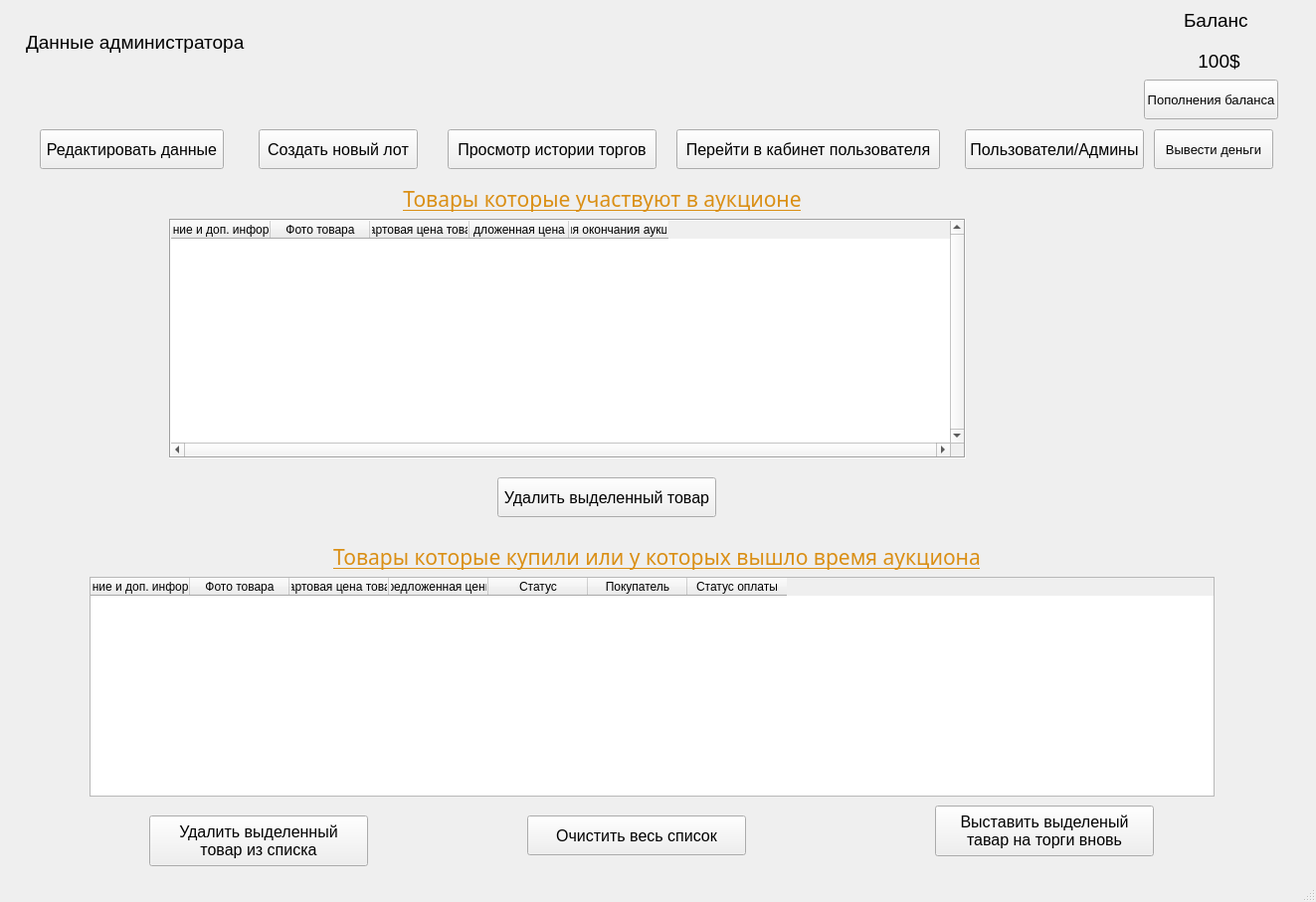
<?xml version="1.0" encoding="UTF-8"?>
<ui version="4.0">
 <class>MainWindow</class>
 <widget class="QMainWindow" name="MainWindow">
  <property name="geometry">
   <rect>
    <x>0</x>
    <y>0</y>
    <width>1323</width>
    <height>907</height>
   </rect>
  </property>
  <property name="cursor">
   <cursorShape>WaitCursor</cursorShape>
  </property>
  <property name="windowTitle">
   <string>MainWindow</string>
  </property>
  <property name="iconSize">
   <size>
    <width>50</width>
    <height>50</height>
   </size>
  </property>
  <property name="dockOptions">
   <set>QMainWindow::AllowTabbedDocks|QMainWindow::AnimatedDocks</set>
  </property>
  <widget class="QWidget" name="centralwidget">
   <widget class="QLabel" name="label">
    <property name="geometry">
     <rect>
      <x>26</x>
      <y>22</y>
      <width>371</width>
      <height>41</height>
     </rect>
    </property>
    <property name="text">
     <string>&lt;html&gt;&lt;head/&gt;&lt;body&gt;&lt;p&gt;&lt;span style=&quot; font-size:14pt;&quot;&gt;Данные администратора&lt;/span&gt;&lt;/p&gt;&lt;/body&gt;&lt;/html&gt;</string>
    </property>
   </widget>
   <widget class="QPushButton" name="pushButton">
    <property name="geometry">
     <rect>
      <x>40</x>
      <y>130</y>
      <width>185</width>
      <height>40</height>
     </rect>
    </property>
    <property name="font">
     <font>
      <family>MS Shell Dlg 2</family>
      <pointsize>12</pointsize>
     </font>
    </property>
    <property name="text">
     <string>Редактировать данные</string>
    </property>
    <property name="iconSize">
     <size>
      <width>16</width>
      <height>16</height>
     </size>
    </property>
    <property name="checkable">
     <bool>false</bool>
    </property>
   </widget>
   <widget class="QPushButton" name="pushButton_2">
    <property name="geometry">
     <rect>
      <x>260</x>
      <y>130</y>
      <width>160</width>
      <height>40</height>
     </rect>
    </property>
    <property name="font">
     <font>
      <pointsize>12</pointsize>
     </font>
    </property>
    <property name="text">
     <string>Создать новый лот</string>
    </property>
   </widget>
   <widget class="QPushButton" name="pushButton_3">
    <property name="geometry">
     <rect>
      <x>450</x>
      <y>130</y>
      <width>210</width>
      <height>40</height>
     </rect>
    </property>
    <property name="font">
     <font>
      <pointsize>12</pointsize>
     </font>
    </property>
    <property name="text">
     <string>Просмотр истории торгов</string>
    </property>
   </widget>
   <widget class="QPushButton" name="pushButton_4">
    <property name="geometry">
     <rect>
      <x>680</x>
      <y>130</y>
      <width>265</width>
      <height>40</height>
     </rect>
    </property>
    <property name="font">
     <font>
      <pointsize>12</pointsize>
     </font>
    </property>
    <property name="text">
     <string>Перейти в кабинет пользователя</string>
    </property>
   </widget>
   <widget class="QPushButton" name="pushButton_5">
    <property name="geometry">
     <rect>
      <x>970</x>
      <y>130</y>
      <width>180</width>
      <height>40</height>
     </rect>
    </property>
    <property name="font">
     <font>
      <pointsize>12</pointsize>
     </font>
    </property>
    <property name="text">
     <string>Пользователи/Админы</string>
    </property>
   </widget>
   <widget class="QLabel" name="label_2">
    <property name="geometry">
     <rect>
      <x>1190</x>
      <y>0</y>
      <width>71</width>
      <height>41</height>
     </rect>
    </property>
    <property name="text">
     <string>&lt;html&gt;&lt;head/&gt;&lt;body&gt;&lt;p&gt;&lt;span style=&quot; font-size:14pt;&quot;&gt;Баланс&lt;/span&gt;&lt;/p&gt;&lt;/body&gt;&lt;/html&gt;</string>
    </property>
   </widget>
   <widget class="QPushButton" name="pushButton_6">
    <property name="geometry">
     <rect>
      <x>1150</x>
      <y>80</y>
      <width>135</width>
      <height>40</height>
     </rect>
    </property>
    <property name="font">
     <font>
      <pointsize>10</pointsize>
     </font>
    </property>
    <property name="text">
     <string>Пополнения баланса</string>
    </property>
   </widget>
   <widget class="QPushButton" name="pushButton_7">
    <property name="geometry">
     <rect>
      <x>1160</x>
      <y>130</y>
      <width>120</width>
      <height>40</height>
     </rect>
    </property>
    <property name="font">
     <font>
      <pointsize>10</pointsize>
     </font>
    </property>
    <property name="text">
     <string>Вывести деньги</string>
    </property>
   </widget>
   <widget class="QLabel" name="label_3">
    <property name="geometry">
     <rect>
      <x>1190</x>
      <y>50</y>
      <width>71</width>
      <height>21</height>
     </rect>
    </property>
    <property name="text">
     <string>&lt;html&gt;&lt;head/&gt;&lt;body&gt;&lt;p align=&quot;center&quot;&gt;&lt;span style=&quot; font-size:14pt;&quot;&gt;100$&lt;/span&gt;&lt;/p&gt;&lt;/body&gt;&lt;/html&gt;</string>
    </property>
   </widget>
   <widget class="QLabel" name="label_4">
    <property name="geometry">
     <rect>
      <x>360</x>
      <y>180</y>
      <width>491</width>
      <height>41</height>
     </rect>
    </property>
    <property name="font">
     <font>
      <family>Segoe Script</family>
      <pointsize>16</pointsize>
      <weight>50</weight>
      <italic>false</italic>
      <bold>false</bold>
      <underline>true</underline>
      <strikeout>false</strikeout>
     </font>
    </property>
    <property name="cursor">
     <cursorShape>ArrowCursor</cursorShape>
    </property>
    <property name="tabletTracking">
     <bool>false</bool>
    </property>
    <property name="text">
     <string>&lt;html&gt;&lt;head/&gt;&lt;body&gt;&lt;p align=&quot;center&quot;&gt;&lt;span style=&quot; color:#da8f15;&quot;&gt;Товары которые участвуют в аукционе&lt;/span&gt;&lt;/p&gt;&lt;/body&gt;&lt;/html&gt;</string>
    </property>
   </widget>
   <widget class="QTableWidget" name="tableWidget">
    <property name="geometry">
     <rect>
      <x>170</x>
      <y>220</y>
      <width>801</width>
      <height>241</height>
     </rect>
    </property>
    <property name="font">
     <font>
      <weight>50</weight>
      <italic>false</italic>
      <bold>false</bold>
      <underline>false</underline>
      <strikeout>false</strikeout>
      <stylestrategy>PreferDefault</stylestrategy>
      <kerning>true</kerning>
     </font>
    </property>
    <property name="mouseTracking">
     <bool>false</bool>
    </property>
    <property name="tabletTracking">
     <bool>false</bool>
    </property>
    <property name="focusPolicy">
     <enum>Qt::ClickFocus</enum>
    </property>
    <property name="acceptDrops">
     <bool>false</bool>
    </property>
    <property name="toolTip">
     <string/>
    </property>
    <property name="toolTipDuration">
     <number>-1</number>
    </property>
    <property name="statusTip">
     <string/>
    </property>
    <property name="whatsThis">
     <string/>
    </property>
    <property name="accessibleName">
     <string/>
    </property>
    <property name="accessibleDescription">
     <string/>
    </property>
    <property name="layoutDirection">
     <enum>Qt::LeftToRight</enum>
    </property>
    <property name="autoFillBackground">
     <bool>false</bool>
    </property>
    <property name="styleSheet">
     <string notr="true"/>
    </property>
    <property name="frameShape">
     <enum>QFrame::Box</enum>
    </property>
    <property name="verticalScrollBarPolicy">
     <enum>Qt::ScrollBarAlwaysOn</enum>
    </property>
    <property name="horizontalScrollBarPolicy">
     <enum>Qt::ScrollBarAlwaysOn</enum>
    </property>
    <property name="sizeAdjustPolicy">
     <enum>QAbstractScrollArea::AdjustIgnored</enum>
    </property>
    <property name="autoScrollMargin">
     <number>16</number>
    </property>
    <property name="editTriggers">
     <set>QAbstractItemView::AnyKeyPressed|QAbstractItemView::DoubleClicked|QAbstractItemView::EditKeyPressed</set>
    </property>
    <property name="dragEnabled">
     <bool>false</bool>
    </property>
    <property name="defaultDropAction">
     <enum>Qt::IgnoreAction</enum>
    </property>
    <property name="alternatingRowColors">
     <bool>false</bool>
    </property>
    <property name="selectionMode">
     <enum>QAbstractItemView::ExtendedSelection</enum>
    </property>
    <property name="selectionBehavior">
     <enum>QAbstractItemView::SelectItems</enum>
    </property>
    <property name="textElideMode">
     <enum>Qt::ElideRight</enum>
    </property>
    <property name="horizontalScrollMode">
     <enum>QAbstractItemView::ScrollPerItem</enum>
    </property>
    <property name="gridStyle">
     <enum>Qt::SolidLine</enum>
    </property>
    <property name="sortingEnabled">
     <bool>false</bool>
    </property>
    <attribute name="horizontalHeaderCascadingSectionResizes">
     <bool>false</bool>
    </attribute>
    <attribute name="horizontalHeaderShowSortIndicator" stdset="0">
     <bool>false</bool>
    </attribute>
    <column>
     <property name="text">
      <string>Описание и доп. информация</string>
     </property>
    </column>
    <column>
     <property name="text">
      <string>Фото товара</string>
     </property>
    </column>
    <column>
     <property name="text">
      <string>Стартовая цена товара</string>
     </property>
    </column>
    <column>
     <property name="text">
      <string>дложенная цена</string>
     </property>
    </column>
    <column>
     <property name="text">
      <string>Время окончания аукциона</string>
     </property>
    </column>
   </widget>
   <widget class="QLabel" name="label_5">
    <property name="geometry">
     <rect>
      <x>280</x>
      <y>540</y>
      <width>761</width>
      <height>41</height>
     </rect>
    </property>
    <property name="font">
     <font>
      <family>Segoe Script</family>
      <pointsize>16</pointsize>
      <weight>50</weight>
      <italic>false</italic>
      <bold>false</bold>
      <underline>true</underline>
      <strikeout>false</strikeout>
     </font>
    </property>
    <property name="cursor">
     <cursorShape>ArrowCursor</cursorShape>
    </property>
    <property name="tabletTracking">
     <bool>false</bool>
    </property>
    <property name="text">
     <string>&lt;html&gt;&lt;head/&gt;&lt;body&gt;&lt;p align=&quot;center&quot;&gt;&lt;span style=&quot; color:#da8f15;&quot;&gt;Товары которые купили или у которых вышло время аукциона&lt;/span&gt;&lt;/p&gt;&lt;/body&gt;&lt;/html&gt;</string>
    </property>
   </widget>
   <widget class="QPushButton" name="pushButton_8">
    <property name="geometry">
     <rect>
      <x>500</x>
      <y>480</y>
      <width>220</width>
      <height>40</height>
     </rect>
    </property>
    <property name="font">
     <font>
      <pointsize>12</pointsize>
     </font>
    </property>
    <property name="text">
     <string>Удалить выделенный товар</string>
    </property>
   </widget>
   <widget class="QTableWidget" name="tableWidget_2">
    <property name="geometry">
     <rect>
      <x>90</x>
      <y>580</y>
      <width>1131</width>
      <height>221</height>
     </rect>
    </property>
    <column>
     <property name="text">
      <string>Описание и доп. информация</string>
     </property>
    </column>
    <column>
     <property name="text">
      <string>Фото товара</string>
     </property>
    </column>
    <column>
     <property name="text">
      <string>Стартовая цена товара</string>
     </property>
    </column>
    <column>
     <property name="text">
      <string>Предложенная ценна</string>
     </property>
    </column>
    <column>
     <property name="text">
      <string>Статус</string>
     </property>
    </column>
    <column>
     <property name="text">
      <string>Покупатель</string>
     </property>
    </column>
    <column>
     <property name="text">
      <string>Статус оплаты</string>
     </property>
    </column>
   </widget>
   <widget class="QPushButton" name="pushButton_9">
    <property name="geometry">
     <rect>
      <x>150</x>
      <y>820</y>
      <width>220</width>
      <height>51</height>
     </rect>
    </property>
    <property name="font">
     <font>
      <pointsize>12</pointsize>
     </font>
    </property>
    <property name="text">
     <string>Удалить выделенный 
товар из списка</string>
    </property>
   </widget>
   <widget class="QPushButton" name="pushButton_10">
    <property name="geometry">
     <rect>
      <x>530</x>
      <y>820</y>
      <width>220</width>
      <height>40</height>
     </rect>
    </property>
    <property name="font">
     <font>
      <pointsize>12</pointsize>
     </font>
    </property>
    <property name="text">
     <string>Очистить весь список</string>
    </property>
   </widget>
   <widget class="QPushButton" name="pushButton_11">
    <property name="geometry">
     <rect>
      <x>940</x>
      <y>810</y>
      <width>220</width>
      <height>51</height>
     </rect>
    </property>
    <property name="font">
     <font>
      <pointsize>12</pointsize>
     </font>
    </property>
    <property name="mouseTracking">
     <bool>false</bool>
    </property>
    <property name="tabletTracking">
     <bool>false</bool>
    </property>
    <property name="acceptDrops">
     <bool>false</bool>
    </property>
    <property name="toolTip">
     <string/>
    </property>
    <property name="autoFillBackground">
     <bool>false</bool>
    </property>
    <property name="inputMethodHints">
     <set>Qt::ImhNone</set>
    </property>
    <property name="text">
     <string>Выставить выделеный 
тавар на торги вновь</string>
    </property>
    <property name="checkable">
     <bool>false</bool>
    </property>
    <property name="checked">
     <bool>false</bool>
    </property>
    <property name="autoRepeat">
     <bool>false</bool>
    </property>
    <property name="autoExclusive">
     <bool>false</bool>
    </property>
    <property name="autoDefault">
     <bool>false</bool>
    </property>
    <property name="default">
     <bool>false</bool>
    </property>
    <property name="flat">
     <bool>false</bool>
    </property>
   </widget>
  </widget>
  <widget class="QMenuBar" name="menubar">
   <property name="geometry">
    <rect>
     <x>0</x>
     <y>0</y>
     <width>1323</width>
     <height>21</height>
    </rect>
   </property>
  </widget>
  <widget class="QStatusBar" name="statusbar"/>
 </widget>
 <resources/>
 <connections/>
</ui>
